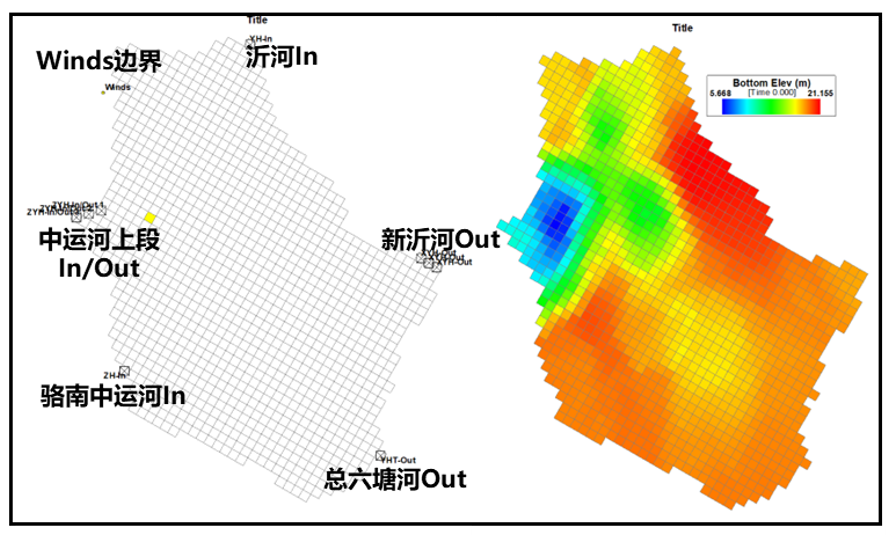
#> input picture 3DWET/case/Lake Luoma/inputs/骆马湖EFDC网格、出入流及底部高程示意.png, 886 x 535 px, found by its file name
$ python analyze_png_v2.py
#> lines starting #> are read from the running program, lines starting #| are printed output that depends on the picture; after the words box and inside, x2 and y2 are one past the last pixel; in counts of white or black regions, pixels touching at a corner belong together
"""Analyze reference PNG to find river positions and map to grid.

The PNG shows the EFDC grid with colored markers:
- RED arrows/text: inflow rivers
- BLUE arrows/text: outflow rivers
- GREEN: may indicate other features

Strategy:
1. Find colored marker centroids in pixel coordinates
2. Find the grid extent in the image (by detecting grid lines or lake outline)
3. Map pixel coordinates to UTM coordinates
4. Map UTM to grid (i,j)
"""
import numpy as np
from PIL import Image
from scipy import ndimage
import os
import netCDF4 as nc

CASE_DIR = os.path.join(os.path.dirname(os.path.dirname(os.path.abspath(__file__))), "case")
INPUTS_DIR = os.path.join(CASE_DIR, "inputs")

# Load PNG
PNG_PATH = os.path.join(INPUTS_DIR, "骆马湖EFDC网格、出入流及底部高程示意.png")
img = Image.open(PNG_PATH)
#> img is the input picture: PIL image 886x535 RGBA; mean R, G, B, A 219.1, 210.3, 181.9, 242.6
arr = np.array(img)
print(f"Image size: {img.size} (W x H)")
#| Image size: (886, 535) (W x H)
print(f"Array shape: {arr.shape}")
#| Array shape: (535, 886, 4)

# Check if RGBA or RGB
if arr.shape[2] == 4:
    r, g, b, a = arr[:, :, 0], arr[:, :, 1], arr[:, :, 2], arr[:, :, 3]
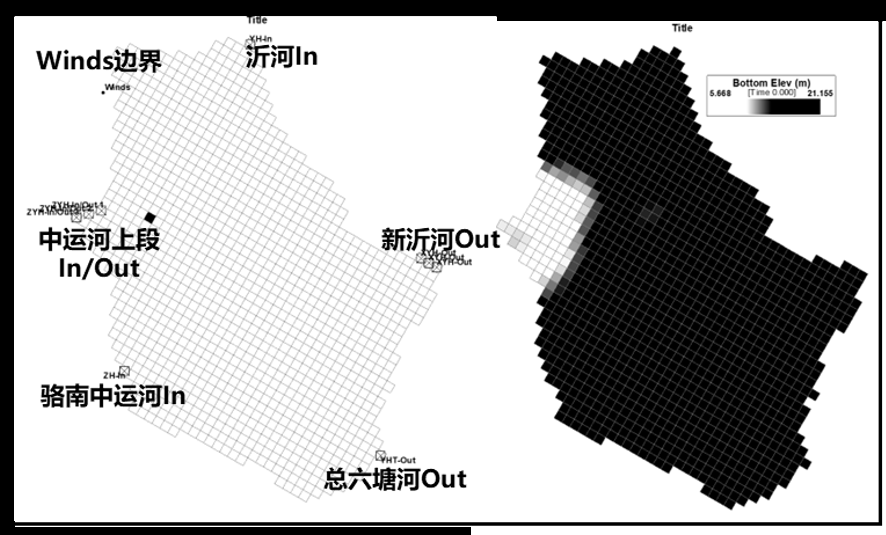
#> b: shape (535, 886); min 0, max 255, mean 181.9
else:
    r, g, b = arr[:, :, 0], arr[:, :, 1], arr[:, :, 2]
    a = np.ones_like(r) * 255

# Find colored regions - use more specific color thresholds
# RED: inflow (r>180, g<100, b<100)
# BLUE: outflow (r<100, g<100, b>180)
# GREEN: (r<100, g>180, b<100)
# BLACK text/labels: (r<80, g<80, b<80)
# Also look for orange/yellow which might be used for bidirectional

red_mask = (r > 180) & (g < 120) & (b < 120) & (a > 100)
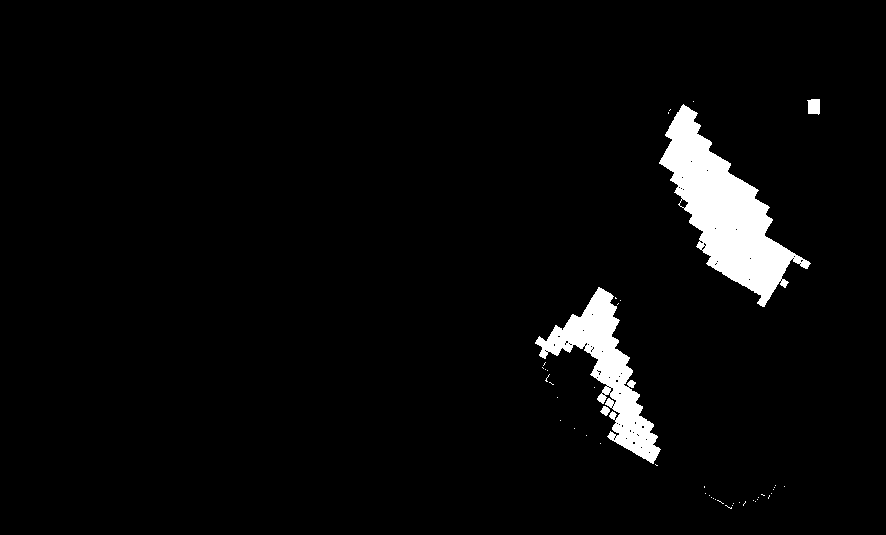
#> red_mask: shape (535, 886) bool; 3.9% white; 46 white regions (42 under 20 px), largest, box (x1, y1, x2, y2) and area: (659, 104, 811, 307) 11407, (535, 287, 661, 464) 6522, (807, 99, 820, 115) 179, (600, 406, 610, 416) 62
blue_mask = (r < 120) & (g < 120) & (b > 180) & (a > 100)
#> blue_mask: shape (535, 886) bool; 0.29% white; 4 white regions (2 under 20 px), largest, box (x1, y1, x2, y2) and area: (538, 196, 578, 251) 1194, (722, 99, 735, 114) 179
green_mask = (r < 120) & (g > 180) & (b < 120) & (a > 100)
#> green_mask: shape (535, 886) bool; 1.8% white; 5 white regions (2 under 20 px), largest, box (x1, y1, x2, y2) and area: (537, 100, 672, 311) 8019, (759, 99, 783, 114) 330, (594, 87, 605, 98) 67
black_mask = (r < 80) & (g < 80) & (b < 80) & (a > 100)
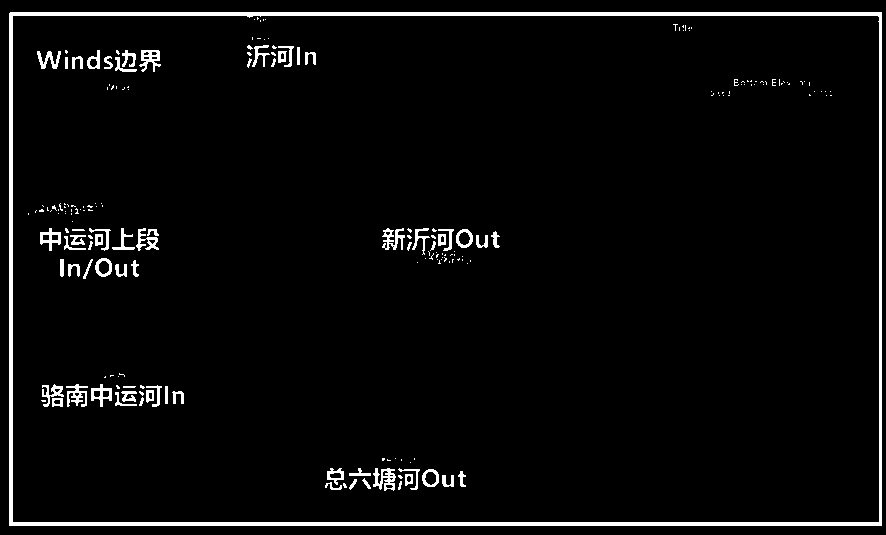
#> black_mask: shape (535, 886) bool; 3.7% white; 205 white regions (140 under 20 px), largest, box (x1, y1, x2, y2) and area: (9, 12, 882, 526) 10535, (373, 468, 396, 491) 297, (382, 228, 405, 250) 260

print(f"\nPixel counts:")
print(f"  RED (inflow): {np.sum(red_mask)}")
#|   RED (inflow): 18260
print(f"  BLUE (outflow): {np.sum(blue_mask)}")
#|   BLUE (outflow): 1375
print(f"  GREEN: {np.sum(green_mask)}")
#|   GREEN: 8423
print(f"  BLACK: {np.sum(black_mask)}")
#|   BLACK: 17599

# Find connected components for each color
print("\n" + "=" * 70)
print("Colored marker regions")
print("=" * 70)

for name, mask in [("RED", red_mask), ("BLUE", blue_mask), ("GREEN", green_mask)]:
    labeled, num = ndimage.label(mask)
    if num == 0:
        print(f"\n{name}: no regions")
        continue
    print(f"\n{name}: {num} regions")
    # Find centroids and sizes
    for i in range(1, num + 1):
        region = labeled == i
        size = np.sum(region)
        if size < 5:  # skip tiny regions
            continue
        ys, xs = np.where(region)
        cx, cy = np.mean(xs), np.mean(ys)
        print(f"  Region {i}: {size} pixels, centroid pixel=({cx:.0f}, {cy:.0f}), "
              f"x range=[{xs.min()}-{xs.max()}], y range=[{ys.min()}-{ys.max()}]")
#> this loop made 3 passes
#> (name, num) on passes 1 to 3: ('RED', 78), ('BLUE', 5), ('GREEN', 9)
#> (printed output is left out)
#> pass 1, `labeled, num = ndimage.label(mask)`:
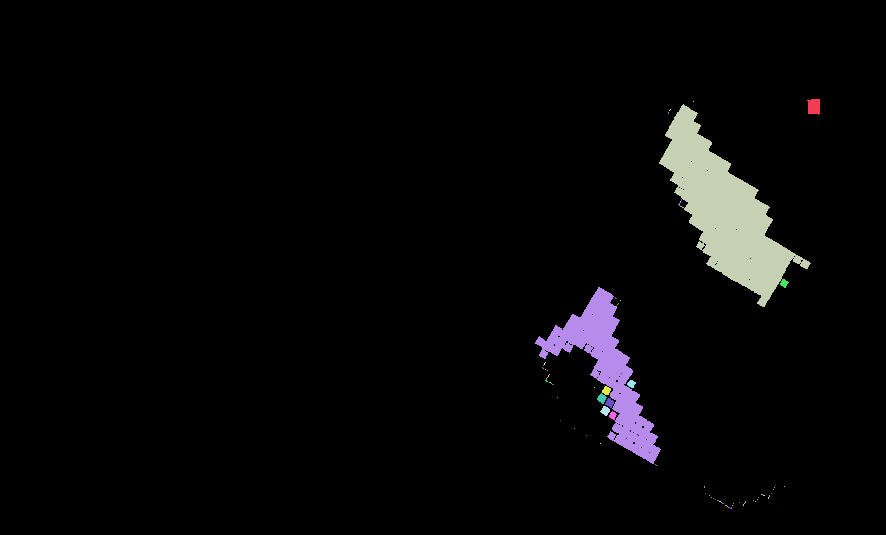
#> labeled: shape (535, 886) int32; 79 distinct labels, from 0 to 78; one colour per label, 0 black
#> after the loop:
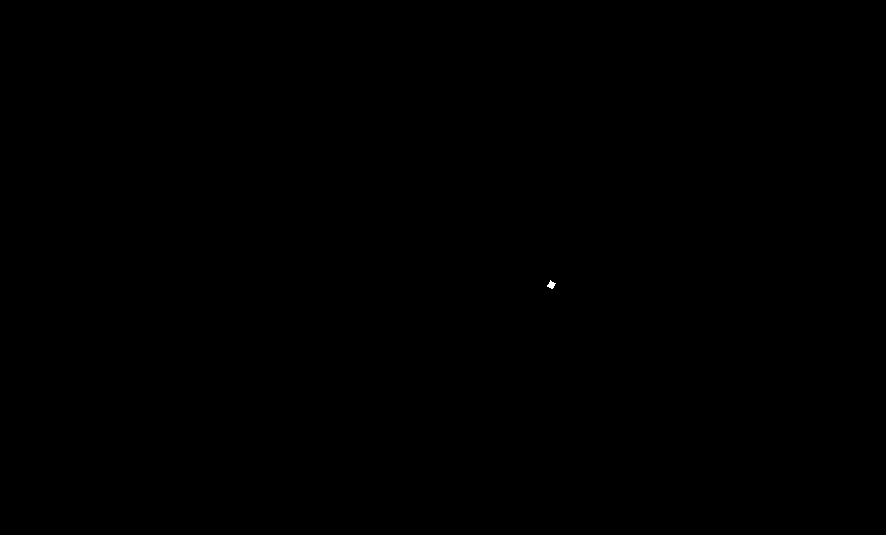
#> region: shape (535, 886) bool; 0.01% white; 1 white region, box (x1, y1, x2, y2) and area: (547, 280, 556, 289) 44

# Now find the grid extent in the image
# The grid should be visible as a pattern of lines or the lake outline
# Let's find the lake boundary (non-white, non-black pixels = colored area)
print("\n" + "=" * 70)
print("Finding lake extent in image")
print("=" * 70)

# Lake area = colored pixels (not white, not black, not transparent)
non_white = ~((r > 240) & (g > 240) & (b > 240) & (a > 200))
#> non_white: shape (535, 886) bool; 40.1% white; 22 white regions, largest, box (x1, y1, x2, y2) and area: (490, 45, 869, 511) 100380, (26, 34, 473, 503) 48357, (0, 0, 886, 535) 34547
non_transparent = a > 100
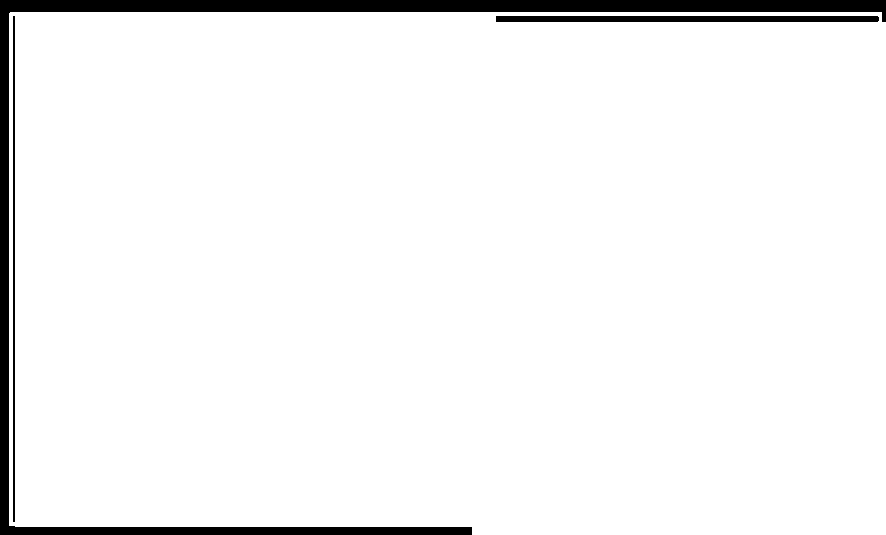
#> non_transparent: shape (535, 886) bool; 95.3% white; 3 black regions, box (x1, y1, x2, y2) and area: (0, 0, 886, 535) 19090, (496, 16, 879, 22) 2296, (13, 16, 15, 522) 1012
lake_area = non_white & non_transparent
#> lake_area: shape (535, 886) bool; 35.4% white; 22 white regions, largest, box (x1, y1, x2, y2) and area: (490, 45, 869, 511) 100380, (26, 34, 473, 503) 48357, (9, 12, 883, 526) 12149
# Remove black text
lake_area = lake_area & ~black_mask
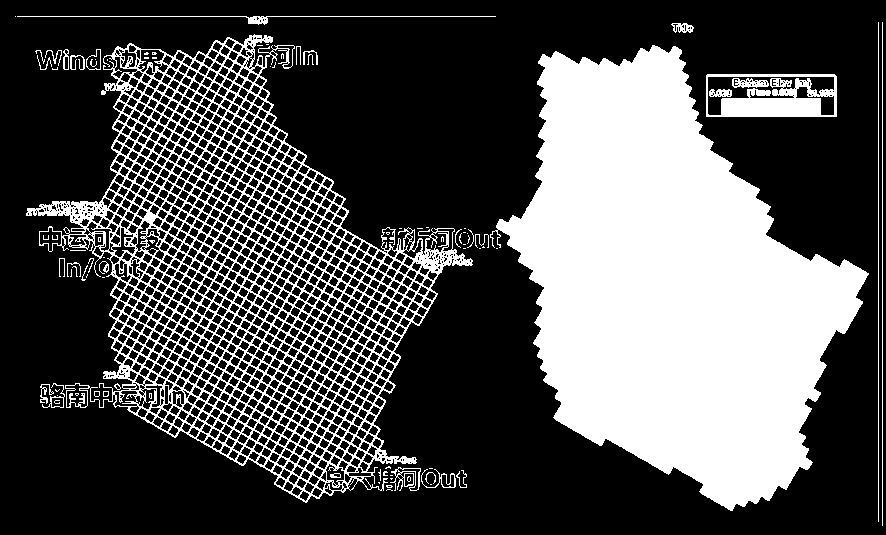
#> lake_area: shape (535, 886) bool; 31.7% white; 92 white regions (56 under 20 px), largest, box (x1, y1, x2, y2) and area: (490, 45, 869, 511) 100302, (26, 34, 473, 503) 42494, (706, 74, 837, 117) 3286

ys, xs = np.where(lake_area)
if len(ys) > 0:
    print(f"Lake area pixels: {len(ys)}")
#| Lake area pixels: 150195
    print(f"  X pixel range: {xs.min()} to {xs.max()}")
#|   X pixel range: 15 to 882
    print(f"  Y pixel range: {ys.min()} to {ys.max()}")
#|   Y pixel range: 16 to 525
    print(f"  Image size: {img.size}")
#|   Image size: (886, 535)

    # The lake UTM extent
    # From bathymetry: X: 599250-621250, Y: 3762250-3789250
    # But the actual water cells are: X: 599500-621000, Y: 3763000-3789000
    utm_x_min, utm_x_max = 599250.0, 621250.0
    utm_y_min, utm_y_max = 3762250.0, 3789250.0

    # Map pixel to UTM
    px_x_min, px_x_max = xs.min(), xs.max()
#> px_x_min = 15; px_x_max = 882
    px_y_min, px_y_max = ys.min(), ys.max()
#> px_y_min = 16; px_y_max = 525

    print(f"\nMapping pixel -> UTM:")
    print(f"  X: pixel [{px_x_min}-{px_x_max}] -> UTM [{utm_x_min}-{utm_x_max}]")
#|   X: pixel [15-882] -> UTM [599250.0-621250.0]
    print(f"  Y: pixel [{px_y_min}-{px_y_max}] -> UTM [{utm_y_max}-{utm_y_min}] (Y flipped)")
#|   Y: pixel [16-525] -> UTM [3789250.0-3762250.0] (Y flipped)

    def pixel_to_utm(px, py):
        """Convert pixel (px, py) to UTM (X, Y). Y is flipped."""
        x = utm_x_min + (px - px_x_min) / (px_x_max - px_x_min) * (utm_x_max - utm_x_min)
        y = utm_y_max - (py - px_y_min) / (px_y_max - px_y_min) * (utm_y_max - utm_y_min)
        return x, y

    def utm_to_grid(x, y):
        """Convert UTM to grid (i, j) 1-indexed."""
        i = (x - 599250.0) / 500.0 + 0.5  # cell center
        j = (y - 3762250.0) / 500.0 + 0.5
        return int(round(i)), int(round(j))

    # Map all colored markers to grid positions
    print("\n" + "=" * 70)
    print("River markers mapped to grid positions")
    print("=" * 70)

    # Load bathymetry for depth check
#> (the run stopped early here; a loop or call above may not have finished)

$ run again, with 3DWET/case/Lake Luoma/inputs/骆马湖-底部高程处理-Zhongzhao_Duan.tif saved as 3DWET/case/Lake Luoma/inputs/骆马湖EFDC网格、出入流及底部高程示意.png
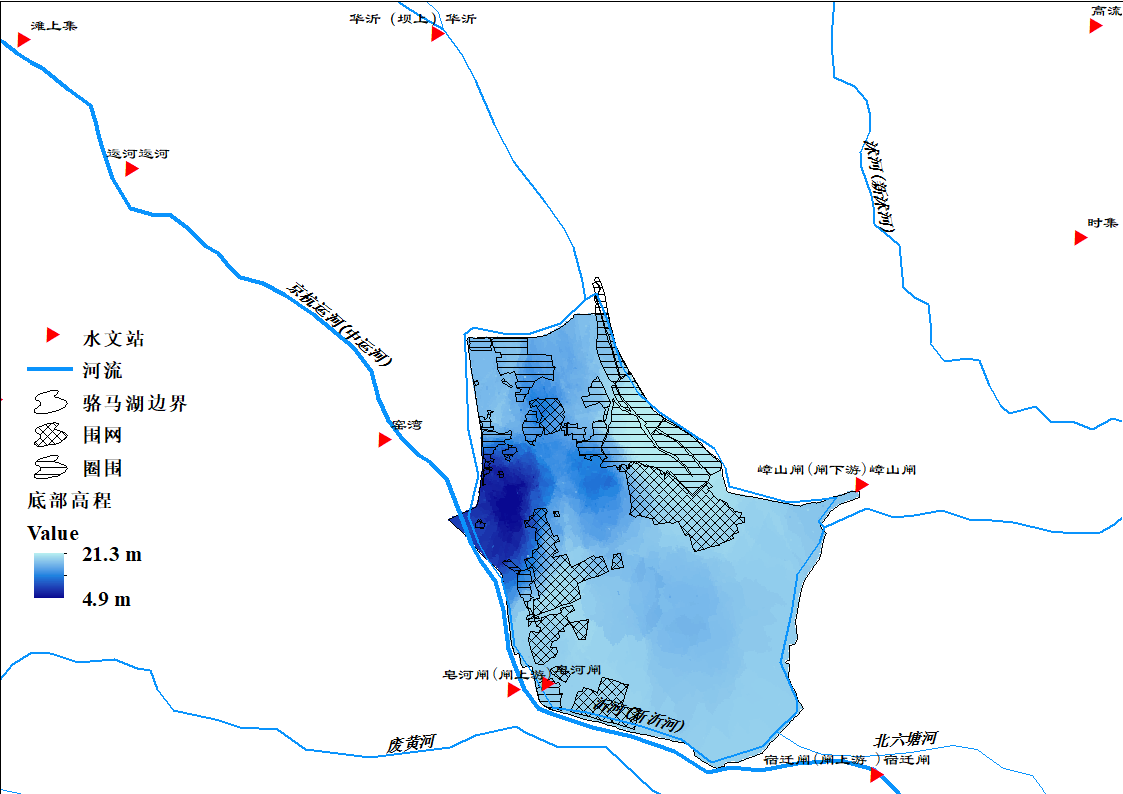
#> input picture 3DWET/case/Lake Luoma/inputs/骆马湖-底部高程处理-Zhongzhao_Duan.tif, 1123 x 794 px, found by its file name
#> img is the input picture: PIL image 1123x794 RGB; mean R, G, B 232.1, 240, 246.5
#| Image size: (1123, 794) (W x H)
#| Array shape: (794, 1123, 3)
#> red_mask: shape (794, 1123) bool; 0.16% white; 267 white regions (256 under 20 px), largest, box (x1, y1, x2, y2) and area: (856, 477, 869, 492) 99, (432, 26, 445, 41) 98, (126, 161, 139, 176) 98
#> `blue_mask = (r < 120) & (g < 120) & (b > 180) & (a > 100)`:
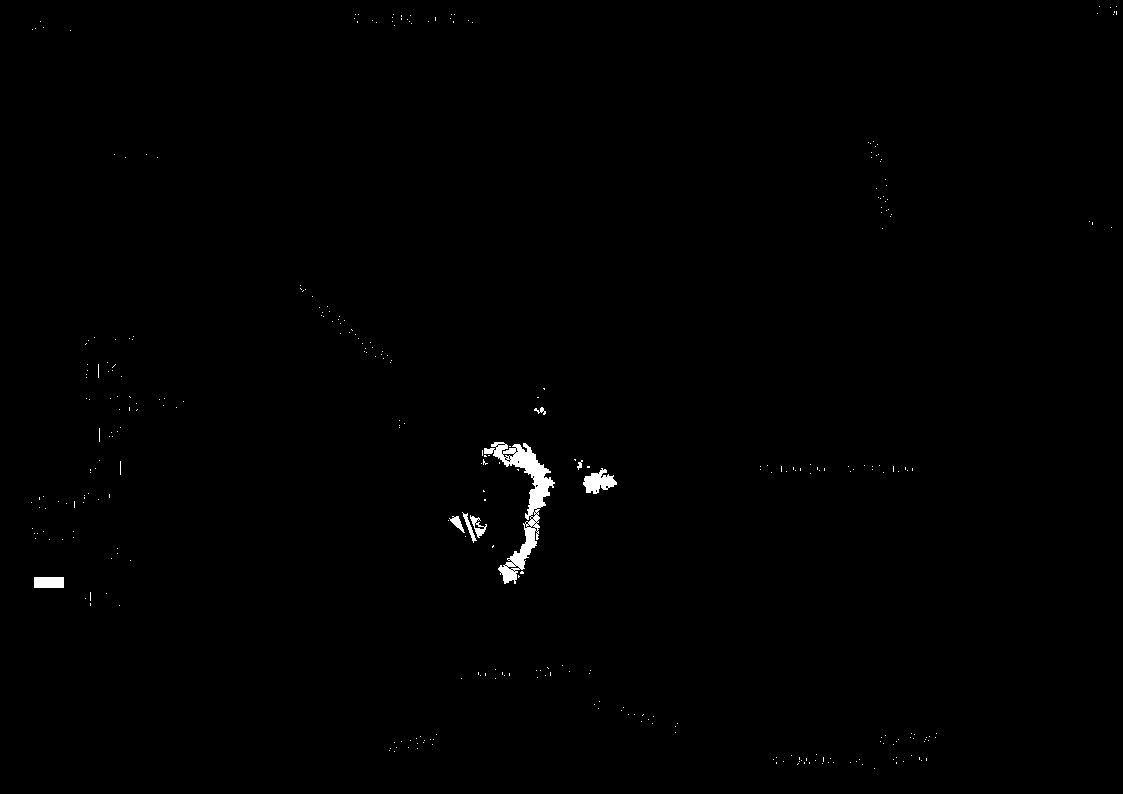
#> blue_mask: shape (794, 1123) bool; 0.48% white; 337 white regions (329 under 20 px), largest, box (x1, y1, x2, y2) and area: (484, 442, 555, 584) 2533, (583, 468, 617, 494) 494, (34, 577, 64, 588) 330
#> green_mask: shape (794, 1123) bool; every value is 0
#> black_mask: shape (794, 1123) bool; 1.7% white in thin lines or dots
#|   RED (inflow): 1421
#|   BLUE (outflow): 4320
#|   GREEN: 0
#|   BLACK: 15425
#> the loop `for name, mask in [("RED", red_mask), ("BLUE", blue_mask), ("GREEN", g..` made 3 passes
#> (name, num) on passes 1 to 3: ('RED', 270), ('BLUE', 386), ('GREEN', 0)
#> (printed output is left out)
#> non_white: shape (794, 1123) bool; 14.8% white; 76 white regions (1 under 20 px), largest, box (x1, y1, x2, y2) and area: (0, 1, 1123, 794) 120413, (34, 553, 67, 598) 1356, (872, 731, 940, 748) 521
#> `lake_area = lake_area & ~black_mask`:
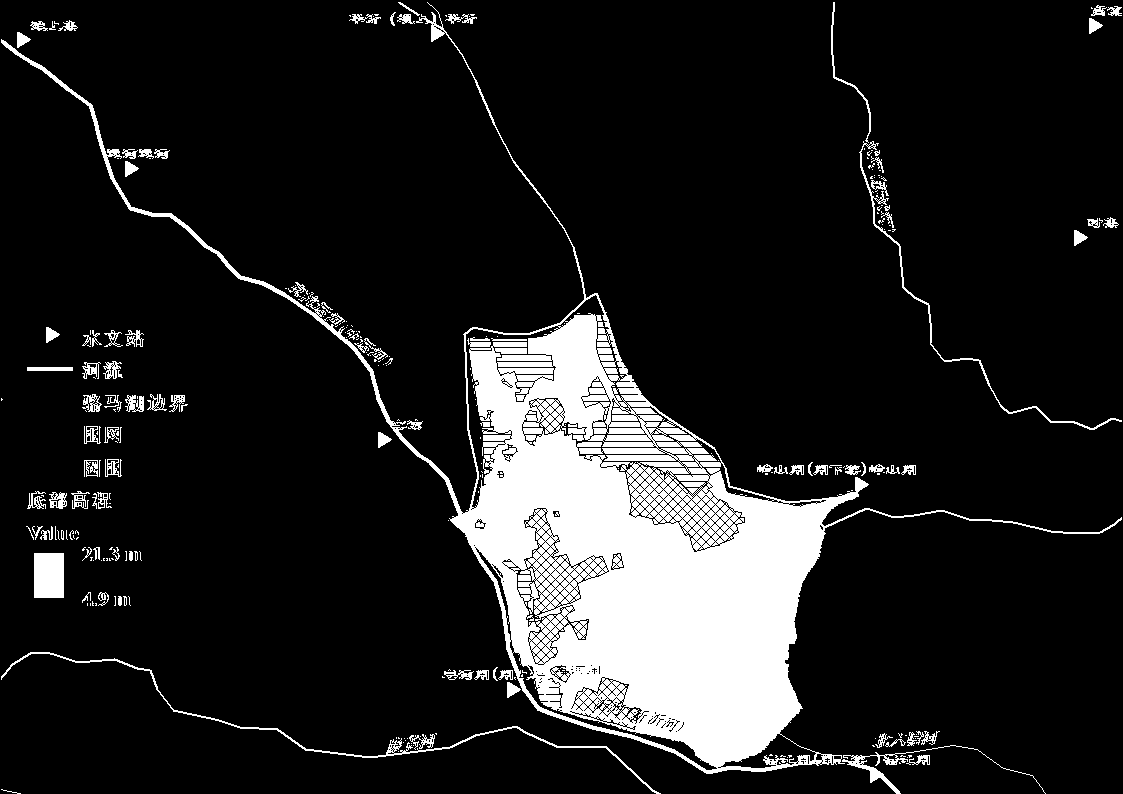
#> lake_area: shape (794, 1123) bool; 13.1% white; 281 white regions (179 under 20 px), largest, box (x1, y1, x2, y2) and area: (1, 2, 1122, 774) 102574, (1, 652, 661, 794) 1629, (34, 553, 64, 598) 1350
#| Lake area pixels: 116680
#|   X pixel range: 1 to 1121
#|   Y pixel range: 2 to 793
#|   Image size: (1123, 794)
#> px_x_min = 1; px_x_max = 1121
#> px_y_min = 2; px_y_max = 793
#|   X: pixel [1-1121] -> UTM [599250.0-621250.0]
#|   Y: pixel [2-793] -> UTM [3789250.0-3762250.0] (Y flipped)
